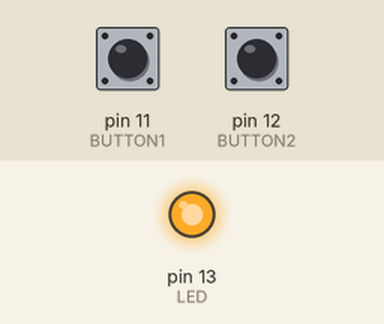
Bench run of a sketch on a simulated Arduino Uno, built with avr-gcc and run on an emulated ATmega328P. Shown: output pins drawn as LEDs (lit = HIGH). Dashed ring = blinking. The inputs (shaded band) are chosen by the test bench; at power-on: pin 11 (BUTTON1) LOW, pin 12 (BUTTON2) LOW. EEPROM starts erased; what the sketch prints to the serial monitor is not drawn.

Above: at 1.2 s.
1.3 s: pin 11 (BUTTON1) pulled HIGH for 0.15 s
At 1.8 s:
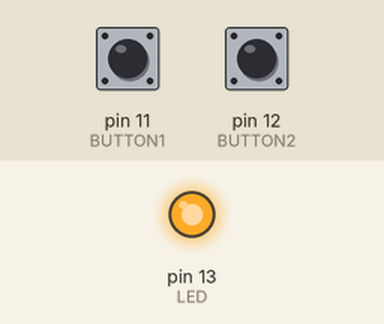
3.0 s: pin 12 (BUTTON2) pulled HIGH for 0.15 s
At 4.2 s:
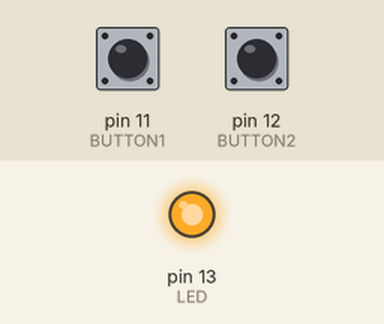
4.6 s: pin 12 (BUTTON2) pulled HIGH for 1 s
At 5.5 s:
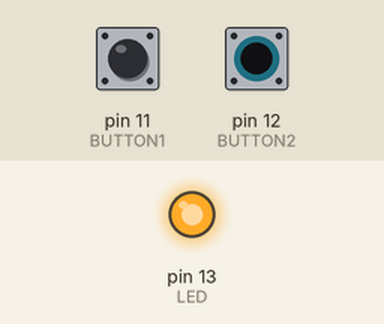
7.1 s: pin 11 (BUTTON1) driven HIGH and pin 12 (BUTTON2) driven HIGH
At 7.3 s:
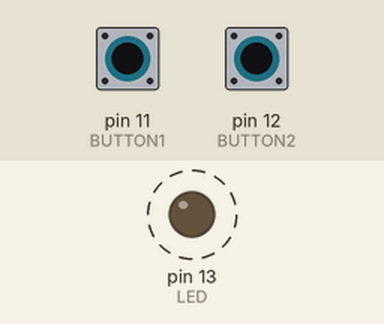
10.1 s: pin 11 (BUTTON1) pulsed LOW 5 times (0.12 s each, 0.3 s apart)
At 12.6 s:
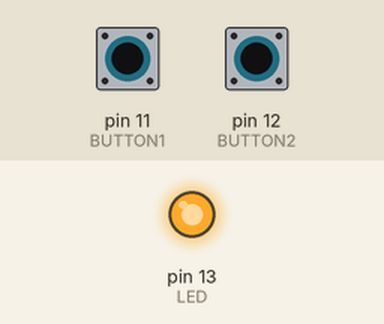
Timing chart, 0 to 14.1 s (numbered marks = the images above; inputs shaded):
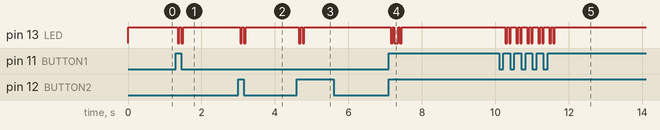

Measured:
- after the input at 1.3 s, pin 13 (LED): alternates HIGH for 0.05 s and LOW for 0.05 s, 4 changes in all, then stays HIGH, starting after 0.05 s
- after the input at 3.0 s, pin 13 (LED): alternates HIGH for 0.05 s and LOW for 0.05 s, 4 changes in all, then stays HIGH, starting after 0.05 s
- after the input at 4.6 s, pin 13 (LED): alternates HIGH for 0.05 s and LOW for 0.05 s, 4 changes in all, then stays HIGH, starting after 0.05 s
- after the input at 7.1 s, pin 13 (LED): alternates HIGH for 0.05 s and LOW for 0.05 s, 6 changes in all, then stays HIGH, starting after 0.05 s
- after the input at 10.1 s, pin 13 (LED): HIGH → LOW after 0.17 s, then repeats every 0.30 s: HIGH 0.05 s, LOW 0.05 s, HIGH 0.15 s, LOW 0.05 s, until it stays HIGH from 11.6 s

The sketch:

midiPatchChange.ino
```cpp
#include <EEPROM.h>

byte seven_seg_digits[10][7] = {
  { 1, 1, 1, 1, 1, 1, 0 }, // = 0
  { 0, 1, 1, 0, 0, 0, 0 }, // = 1
  { 1, 1, 0, 1, 1, 0, 1 }, // = 2
  { 1, 1, 1, 1, 0, 0, 1 }, // = 3
  { 0, 1, 1, 0, 0, 1, 1 }, // = 4
  { 1, 0, 1, 1, 0, 1, 1 }, // = 5
  { 1, 0, 1, 1, 1, 1, 1 }, // = 6
  { 1, 1, 1, 0, 0, 0, 0 }, // = 7
  { 1, 1, 1, 1, 1, 1, 1 }, // = 8
  { 1, 1, 1, 0, 0, 1, 1 } // = 9
};

const int LED = 13;     // the pin for the debug LED
const int BUTTON1 = 11; // the input pin for patch change next
const int BUTTON2 = 12; // the input pin for patch change previous

// state varables:

int ledState = LOW;         // the current state of the output pin

int buttonState1;             // the current reading from the input pin
int lastButtonState1 = LOW;   // the previous reading from the input pin
long lastDebounceTime1 = 0;  // the last time the output pin was toggled

int buttonState2;             // the current reading from the input pin
int lastButtonState2 = LOW;   // the previous reading from the input pin
long lastDebounceTime2 = 0;  // the last time the output pin was toggled

// config varables
long debounceDelay = 50;    // the debounce time; increase if the output flickers

// patch is the curret MIDI patch
int patch = 0;

// memory location where we save current patch number in case of power down
int addr = 0;


void setupPins() {

  // setup 7 segment display:
  //for (byte i = 2; i <= 9; i++) {
    //pinMode(i, OUTPUT);
  //}

  // setup the two input buttons:
  pinMode(BUTTON1, INPUT);
  pinMode(BUTTON2, INPUT);

  // setup the LED output, this is used just for debugging
  pinMode(LED, OUTPUT);

}

void setupOutputs() {

  // turn on the LED
  digitalWrite(LED, HIGH);

  //sevenSegWrite(patch);

  // turn the dot off the 7 segment display which is attached to pin 9
  //digitalWrite(9, 0);

  // setup MIDI out at the correct baud rate
  Serial.begin(31250);

}

byte readPatchFromMemory() {
  // read the current patch # from memory
  byte patchFromMemory = EEPROM.read(addr);

  // if for some strange reason it's outside of boundry, reset it
  if (patchFromMemory > 128) {
    patchFromMemory = 128;
  }
  if (patchFromMemory < 1) {
    patchFromMemory = 1;
  }
  return patchFromMemory;
}

void setup() {

  patch = readPatchFromMemory();

  setupPins();

  setupOutputs();

}


void sevenSegWrite(byte digit) {
  byte pin = 2;
  for (byte segCount = 0; segCount < 7; ++segCount) {
    digitalWrite(pin, seven_seg_digits[digit][segCount]);
    ++pin;
  }
}

void turnOffSevenSeg() {
  for (byte i = 2; i <= 9; i++) {
    digitalWrite(i, LOW);
  }
}

void changePatch() {

  // indicate a patch change event
  Serial.write(192);

  // indicate the new patch. Patch #1 is MIDI 0
  Serial.write(patch - 1);

  // blink the power light
  digitalWrite(13, LOW);    // turn the LED off by making the voltage LOW
  delay(50);              // wait for a second
  digitalWrite(13, HIGH);    // turn the LED off by making the voltage LOW
  delay(50);              // wait for a second
  digitalWrite(13, LOW);    // turn the LED off by making the voltage LOW
  delay(50);              // wait for a second
  digitalWrite(13, HIGH);    // turn the LED off by making the voltage LOW


  // update 7 segment display
  //sevenSegWrite(patch);

  // save patch number to memory in case of power down
  EEPROM.write(addr, patch);

  //digitalWrite(LED, ledState);

  //if (ledState ==1 ) { ledState = 0; }  else { ledState = 1; }

  //digitalWrite(LED, ledState);
}

void loop() {

  int reading = digitalRead(BUTTON1);

  if (reading != lastButtonState1) {
    // reset the debouncing timer
    lastDebounceTime1 = millis();
  }
  if ((millis() - lastDebounceTime1) > debounceDelay) {
    if (reading != buttonState1) {
      buttonState1 = reading;

      if (buttonState1 == HIGH) {

        patch++;
        if (patch > 128) {
          patch = 1;
        }
        changePatch();
      }
    }
  }

  lastButtonState1 = reading;


  reading = digitalRead(BUTTON2);

  if (reading != lastButtonState2) {
    // reset the debouncing timer
    lastDebounceTime2 = millis();
  }
  if ((millis() - lastDebounceTime2) > debounceDelay) {
    if (reading != buttonState2) {
      buttonState2 = reading;

      if (buttonState2 == HIGH) {

        if (patch == 1) {
          patch = 128;
        } else {
          patch--;
        }
        changePatch();

      }
    }
  }

  lastButtonState2 = reading;


}
```
